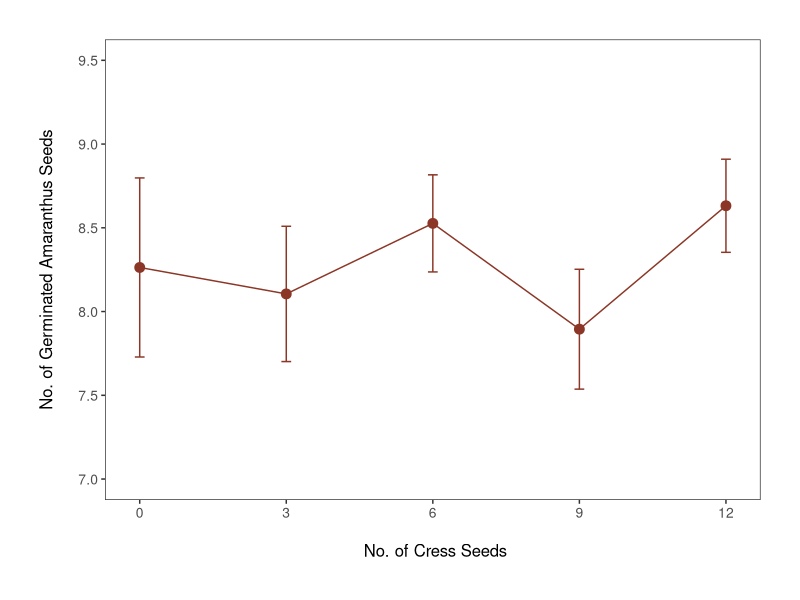

Write the R code that produced this figure. (Note: this script raises an error after producing the figure.)
# working directory is set to UGY3

# LIBRARIES ----
library(readxl)
library(tidyverse)
library(gridExtra)

# LOAD DATASETS ----
g_11 <- read_excel("EEP3_1.1_g.xlsx")
g_11_copy <- g_11
hr_11 <- read_excel("EEP3_1.1_h_r.xlsx")
hr_11_copy <- hr_11
g_13 <- read_excel("EEP3_1.3_g.xlsx")
g_13_copy <- g_13
hr_13 <- read_excel("EEP3_1.3_h_r.xlsx")
hr_13_copy <-hr_13
g_15 <- read_excel("EEP3_1.5_g.xlsx")
hr_15 <- read_excel("EEP3_1.5_h_r.xlsx")
hr_15_copy <- hr_15

p2 <- read_excel("EEP3_2.xlsx")
p2_copy <- p2


# DATA MANIPULATION ----

g_11 <- g_11 %>%
  group_by(n_cress) %>%
  summarise(mean_g = mean(germinated),
            stdev_g = sd(germinated),
            se_g = sd(germinated) / sqrt(length(n_cress))) %>%
  ungroup()

hr_11 <- hr_11 %>%
  group_by(h_r, n_cress) %>%
  summarise(mean_length = mean(length_mm),
            stdev_length = sd(length_mm),
            se_length = sd(length_mm) / sqrt(length(n_cress))) %>%
  ungroup() %>%
  mutate(h_r = recode_factor(h_r, hypocotyl = "Hypocotyl",
                             root = "Root"),
         p_se = se_length / mean_length)

h_11_copy <- hr_11_copy %>%
  filter(h_r == "hypocotyl")

r_11_copy <- hr_11_copy %>%
  filter(h_r == "root")

g_13 <- g_13 %>%
  group_by(treatment) %>%
  summarise(mean_g = mean(n_germinated),
            stdev_g = sd(n_germinated),
            se_g = sd(n_germinated) / sqrt(length(treatment))) %>%
  ungroup()

hr_13 <- hr_13 %>%
  group_by(h_r, treatment) %>%
  summarise(mean_length = mean(length_mm),
            stdev_length = sd(length_mm),
            se_length = sd(length_mm) / sqrt(length(treatment))) %>%
  ungroup()

h_13_copy <- hr_13_copy %>%
  filter(h_r == "hypocotyl") 

r_13_copy <- hr_13_copy %>%
  filter(h_r == "root")

h_13 <- hr_13 %>%
  filter(h_r == "hypocotyl") 

r_13 <- hr_13 %>%
  filter(h_r == "root")

g_15 <- g_15 %>%
  group_by(e_zone) %>%
  summarise(mean_g = mean(n_germinated),
            stdev_g = sd(n_germinated),
            se_g = sd(n_germinated) / sqrt(length(e_zone))) %>%
  ungroup()

hr_15 <- hr_15 %>%
  group_by(h_r, e_zone) %>%
  summarise(mean_length = mean(length_mm),
            stdev_length = sd(length_mm),
            se_length = sd(length_mm) / sqrt(length(e_zone))) %>%
  ungroup()

h_15 <- hr_15 %>%
  filter(h_r == "hypocotyl")

r_15 <- hr_15 %>%
  filter(h_r == "root")

h_15_copy <- hr_15_copy %>%
  filter(h_r == "hypocotyl")

r_15_copy <- hr_15_copy %>%
  filter(h_r == "root")

# project 2
p2 <- read_excel("EEP3_2.xlsx")

p2 <- p2 %>%
  filter(drying_time != "empty_bkr") %>%
  na.omit() %>%
  mutate(drying_time = as.numeric(drying_time),
         p_w_loss = p_w_loss * 100,
         species = recode_factor(species, damp_paper = "Damp Paper", 
                                 i_kalanchoe = "Intact Kalanchoe",
                                 ivy = "Ivy",
                                 lettuce = "Lettuce",
                                 moss = "Moss",
                                 s_kalanchoe = "Stripped Kalanchoe")) %>%
  group_by(species, drying_time) %>%
  summarise(mean_loss = mean(p_w_loss),
            stdev_loss = sd(p_w_loss),
            se_loss = sd(p_w_loss) / sqrt(length(species))) %>%
  ungroup() %>%
  mutate(p_se = se_loss / mean_loss)

p2_copy <- p2_copy %>%
  filter(drying_time != "empty_bkr") %>%
  na.omit() %>%
  mutate(drying_time = as.numeric(drying_time),
         p_w_loss = p_w_loss * 100)

# 1.1 DV ----

# project 1.1 germination plot
(g_11_plot <- ggplot(g_11, aes(x = n_cress, y = mean_g)) +   # creates the initial ggplot, requires ggplot2 package                
   geom_point(size = 3, colour = "#8B3626") +  # adds points to plot, increases the point size, adds colour; colour found using colourpicker package
   geom_line(colour = "#8B3626") +             # adds line connecting data points, adds colour; colour found using colourpicker package
   geom_errorbar(data = g_11,                  # adds error bar
                 aes(x = n_cress,
                     ymin = (mean_g - se_g),
                     ymax = (mean_g + se_g)),
                 colour = "#8B3626", width = 0.2) +     # defines colour and width of error bars
  theme_bw() +                                           # removes grey background
  labs(title = NULL,                                     # removes title, adds x axis and y axis labels
       x = "\n No. of Cress Seeds", 
       y = "No. of Germinated Amaranthus Seeds\n") +     # \n adds a line of separation bw the axis and axis title
  scale_x_continuous(breaks = seq(0, 12, 3)) +
  scale_y_continuous(limits = c(7, 9.5)) +
  theme(axis.text.x = element_text(size = 10),           # axis.text and axis.title lines change font sizes of axis text and axis labels, respectively
        axis.text.y = element_text(size = 10),
        axis.title.x = element_text(size = 12),
        axis.title.y = element_text(size = 12),
        panel.grid = element_blank(),                    # removes the background grid                     
        plot.margin = unit(c(1,1,1,1), units = , "cm"),  # adds 1 cm margin around the figure
        legend.position = "none"))                       # removes the legend

lm_g_11 <- lm(germinated~n_cress, data = g_11_copy)
summary(lm_g_11)

plot(g_11$germinated~g_11$n_cress, pch = 16, col = "blue")
abline(lm_g_11)
# project 1.1 hypocotyl and root length plot

(hr_11_plot <- ggplot(hr_11, aes(x = n_cress, y = mean_length, 
                                 colour = h_r, shape = h_r)) +    # creates the initial ggplot, requires ggplot2 package                
    geom_point(size = 3) +                                   # adds points to plot, increases the point size
    geom_line() +                                            # adds line connecting data points
    geom_errorbar(data = hr_11,                              # adds error bar
                  aes(x = n_cress,
                      ymin = (mean_length - se_length),
                      ymax = (mean_length + se_length)),
                  width = 0.2) +                             # defines width of error bars
    scale_colour_manual(values = c("#CD950C", "#00868B")) +  # specifies colours for points/lines
    scale_shape_manual(values = c(15, 17)) +
    theme_bw() +                                             # removes grey background
    labs(title = NULL,                                       # removes title, adds x axis, y axis and legend labels
         x = "\n No. of Cress Seeds",
         y = "Length (mm)\n",
         col = "Amaranthus Organ",
         shape = "Amaranthus Organ") +                       # \n adds a line of separation bw the axis and axis title
    scale_x_continuous(breaks = seq(0, 12, 3)) +
    scale_y_continuous(limits = c(12, 30)) +
    theme(axis.text.x = element_text(size = 10),             # axis.text and axis.title lines change font sizes of axis text and axis labels, respectively
          axis.text.y = element_text(size = 10),
          axis.title.x = element_text(size = 12),
          axis.title.y = element_text(size = 12),
          panel.grid = element_blank(),                      # removes the background grid
          plot.margin = unit(c(1,1,1,1), units = , "cm")))   # adds 1 cm border around plot

lm_h_11 <- lm(length_mm ~ n_cress, data = h_11_copy)
summary(lm_h_11)

plot(h_11_copy$length_mm ~ h_11_copy$n_cress, pch = 16, col = "blue")
abline(lm_h_11)

lm_r_11 <- lm(length_mm ~ n_cress, data = r_11_copy)
summary(lm_r_11)

plot(h_11_copy$length_mm ~ h_11_copy$n_cress, pch = 16, col = "blue")
abline(lm_h_11)


(figure_11 <- grid.arrange(g_11_plot, hr_11_plot, ncol = 2))


# 1.3 DV ----

# project 1.3 germination bar plot
(g_13_plot <- ggplot(g_13, aes(x = treatment, y = mean_g)) +   # creates the initial ggplot, requires ggplot2 package                
   geom_bar(stat = "identity", fill = "#8B3626", colour = "black") +   # adds points to plot, increases the point size, adds colour; colour found using colourpicker package
   geom_errorbar(data = g_13,                             # adds error bar
                 aes(x = treatment,
                     ymin = (mean_g - se_g),
                     ymax = (mean_g + se_g)),
                 colour = "black", width = 0.2) +         # defines colour and width of error bars
   theme_bw() +                                           # removes grey background
   labs(title = NULL,                                     # removes title, adds x axis and y axis labels
        x = "\nTreatment",
        y = "No. of Germinated Amaranthus Seeds\n") +     # \n adds a line of separation bw the axis and axis title
   scale_y_continuous(limits = c(0, 10)) +
   theme(axis.text.x = element_text(size = 10),           # axis.text and axis.title lines change font sizes of axis text and axis labels, respectively
         axis.text.y = element_text(size = 10),
         axis.title.x = element_text(size = 12),
         axis.title.y = element_text(size = 12),
         panel.grid = element_blank(),                    # removes the background grid
         plot.margin = unit(c(1,1,1,1), units = , "cm"),  # adds 1 cm margin around the figure
         legend.position = "none"))                       # removes the legend

# project 1.3 germination anova
g_13_aov <- aov(n_germinated ~ treatment, data = g_13_copy)
anova(g_13_aov)
TukeyHSD(g_13_aov)  # the only significant difference is d-a, with p = 0.04748

# project 1.3 hypocotyl length plot
(h_13_plot <- ggplot(data = h_13, aes(x = treatment, y = mean_length)) +   # creates the initial ggplot, requires ggplot2 package                
    geom_bar(stat = "identity", fill = "#CD950C", colour = "black") +   # adds bars to plot, adds colour; colour found using colourpicker package
    geom_errorbar(data = h_13,                             # adds error bar
                  aes(x = treatment,
                      ymin = (mean_length - se_length),
                      ymax = (mean_length + se_length)),
                  colour = "black", width = 0.2) +         # defines colour and width of error bars
    theme_bw() +                                           # removes grey background
    labs(title = NULL,                                     # removes title, adds x axis and y axis labels
         x = "\nTreatment",
         y = "Hypocotyl Length (mm)\n") +     # \n adds a line of separation bw the axis and axis title
    scale_y_continuous(limits = c(0, 30)) +
    theme(axis.text.x = element_text(size = 10),           # axis.text and axis.title lines change font sizes of axis text and axis labels, respectively
          axis.text.y = element_text(size = 10),
          axis.title.x = element_text(size = 12),
          axis.title.y = element_text(size = 12),
          panel.grid = element_blank(),                    # removes the background grid
          plot.margin = unit(c(1,1,1,1), units = , "cm"),  # adds 1 cm margin around the figure
          legend.position = "none"))                       # removes the legend

# project 1.3 hypocotyl anova
h_13_aov <- aov(length_mm ~ treatment, data = h_13_copy)
anova(h_13_aov)
TukeyHSD(h_13_aov)  


# project 1.3 root length plot
(r_13_plot <- ggplot(data = r_13, aes(x = treatment, y = mean_length)) +   # creates the initial ggplot, requires ggplot2 package                
    geom_bar(stat = "identity", fill = "#00868B", colour = "black") +   # adds bars to plot, adds colour; colour found using colourpicker package
    geom_errorbar(data = r_13,                             # adds error bar
                  aes(x = treatment,
                      ymin = (mean_length - se_length),
                      ymax = (mean_length + se_length)),
                  colour = "black", width = 0.2) +         # defines colour and width of error bars
    theme_bw() +                                           # removes grey background
    labs(title = NULL,                                     # removes title, adds x axis and y axis labels
         x = "\nTreatment",
         y = "Root Length (mm)\n") +     # \n adds a line of separation bw the axis and axis title
    scale_y_continuous(limits = c(0, 30)) +
    theme(axis.text.x = element_text(size = 10),           # axis.text and axis.title lines change font sizes of axis text and axis labels, respectively
          axis.text.y = element_text(size = 10),
          axis.title.x = element_text(size = 12),
          axis.title.y = element_text(size = 12),
          panel.grid = element_blank(),                    # removes the background grid
          plot.margin = unit(c(1,1,1,1), units = , "cm"),  # adds 1 cm margin around the figure
          legend.position = "none"))                       # removes the legend

# project 1.3 root anova
r_13_aov <- aov(length_mm ~ treatment, data = r_13_copy)
anova(r_13_aov)
TukeyHSD(r_13_aov)

(figure_13 <- grid.arrange(g_13_plot, h_13_plot, r_13_plot, ncol = 3))

# 1.5 DV ----
# project 1.5 germination plot
(g_15_plot <- ggplot(g_15, aes(x = e_zone, y = mean_g)) +   # creates the initial ggplot, requires ggplot2 package                
   geom_bar(stat = "identity", fill = "#8B3626", colour = "black") +   # adds bars to plot, adds colour; colour found using colourpicker package
   geom_errorbar(data = g_15,                             # adds error bar
                 aes(x = e_zone,
                     ymin = (mean_g - se_g),
                     ymax = (mean_g + se_g)), 
                 colour = "black", width = 0.2) +         # defines colour and width of error bars
   theme_bw() +                                           # removes grey background
   labs(title = NULL,                                      # removes title, adds x axis and y axis labels
        x = "\nElectrophoresis Zone",
        y = "No. of Germinated Amaranthus Seeds\n") +     # \n adds a line of separation bw the axis and axis title
   scale_y_continuous(limits = c(0, 10)) +
   scale_x_continuous(breaks = seq(0, 10, 1)) +
   theme(axis.text.x = element_text(size = 10),           # axis.text and axis.title lines change font sizes of axis text and axis labels, respectively
         axis.text.y = element_text(size = 10),
         axis.title.x = element_text(size = 12),
         axis.title.y = element_text(size = 12),
         panel.grid = element_blank(),                    # removes the background grid
         plot.margin = unit(c(1,1,1,1), units = , "cm"),  # adds 1 cm margin around the figure
         legend.position = "none"))                       # removes the legend

# project 1.5 hypocotyl length plot
(h_15_plot <- ggplot(h_15, aes(x = e_zone, y = mean_length)) +   # creates the initial ggplot, requires ggplot2 package                
    geom_bar(stat = "identity", fill = "#CD950C", colour = "black") +   # adds bars to plot, adds colour; colour found using colourpicker package
    geom_errorbar(data = h_15,                             # adds error bar
                  aes(x = e_zone,
                      ymin = (mean_length - se_length),
                      ymax = (mean_length + se_length)), 
                  colour = "black", width = 0.2) +         # defines colour and width of error bars
    theme_bw() +                                           # removes grey background
    labs(title = NULL,                                      # removes title, adds x axis and y axis labels
         x = "\nElectrophoresis Zone",
         y = "Hypocotyl Length (mm)\n") +     # \n adds a line of separation bw the axis and axis title
    scale_y_continuous(limits = c(0, 32)) +
    scale_x_continuous(breaks = seq(0, 10, 1)) +
    theme(axis.text.x = element_text(size = 10),           # axis.text and axis.title lines change font sizes of axis text and axis labels, respectively
          axis.text.y = element_text(size = 10),
          axis.title.x = element_text(size = 12),
          axis.title.y = element_text(size = 12),
          panel.grid = element_blank(),                    # removes the background grid
          plot.margin = unit(c(1,1,1,1), units = , "cm"),  # adds 1 cm margin around the figure
          legend.position = "none"))                       # removes the legend

# project 1.5 hypocotyl anova
h_15_aov <- aov(length_mm ~ as.factor(e_zone), data = h_15_copy)  
anova(h_15_aov)
TukeyHSD(h_15_aov)  # the tukeys test requires e_zone to be a factor, not numb

# project 1.5 root length plot
(r_15_plot <- ggplot(r_15, aes(x = e_zone, y = mean_length)) +   # creates the initial ggplot, requires ggplot2 package                
    geom_bar(stat = "identity", fill = "#00868B", colour = "black") +   # adds bars to plot, adds colour; colour found using colourpicker package
    geom_errorbar(data = r_15,                             # adds error bar
                  aes(x = e_zone,
                      ymin = (mean_length - se_length),
                      ymax = (mean_length + se_length)), 
                  colour = "black", width = 0.2) +         # defines colour and width of error bars
    theme_bw() +                                           # removes grey background
    labs(title = NULL,                                      # removes title, adds x axis and y axis labels
         x = "\nElectrophoresis Zone",
         y = "Root Length (mm)\n") +     # \n adds a line of separation bw the axis and axis title
    scale_y_continuous(limits = c(0, 32)) +
    scale_x_continuous(breaks = seq(0, 10, 1)) +
    theme(axis.text.x = element_text(size = 10),           # axis.text and axis.title lines change font sizes of axis text and axis labels, respectively
          axis.text.y = element_text(size = 10),
          axis.title.x = element_text(size = 12),
          axis.title.y = element_text(size = 12),
          panel.grid = element_blank(),                    # removes the background grid
          plot.margin = unit(c(1,1,1,1), units = , "cm"),  # adds 1 cm margin around the figure
          legend.position = "none"))                       # removes the legend

# project 1.5 root anova
r_15_aov <- aov(length_mm ~ as.factor(e_zone), data = r_15_copy)  
anova(r_15_aov)
TukeyHSD(r_15_aov)  # the tukeys test requires e_zone to be a factor, not numb

(figure_15 <- grid.arrange(g_15_plot, h_15_plot, r_15_plot, ncol = 3))

# 2 DV ----

(p2_plot <- ggplot(p2, aes(x = drying_time, y = mean_loss, 
                                 colour = species, shape = species)) +    # creates the initial ggplot, requires ggplot2 package                
   geom_point(size = 3) +                                   # adds points to plot, increases the point size
   geom_line() +                                            # adds line connecting data points
   geom_errorbar(data = p2,                                 # adds error bar
                 aes(x = drying_time,
                     ymin = (mean_loss - se_loss),
                     ymax = (mean_loss + se_loss)),
                 width = 0.2) +                             # defines width of error bars
   scale_colour_manual(values = c("#8B3626","#CD4F39", "#CD6600", "#CD950C", 
                                  "#009ACD", "#00868B")) +  # specifies colours for points/lines
   scale_shape_manual(values = c(15, 16, 17, 18, 19, 20)) +
   scale_x_continuous(breaks = seq(0, 14, 1)) +
   theme_bw() +                                             # removes grey background
   labs(title = NULL,                                       # removes title, adds x axis, y axis and legend labels
        x = "\n Drying Time (days)",
        y = "Percent Water Loss",
        col = "Species",
        shape = "Species") +                       
   theme(axis.text.x = element_text(size = 10),             # axis.text and axis.title lines change font sizes of axis text and axis labels, respectively
         axis.text.y = element_text(size = 10),
         axis.title.x = element_text(size = 12),
         axis.title.y = element_text(size = 12),
         panel.grid = element_blank(),                      # removes the background grid
         plot.margin = unit(c(1,1,1,1), units = , "cm")))   # adds 1 cm border around plot

